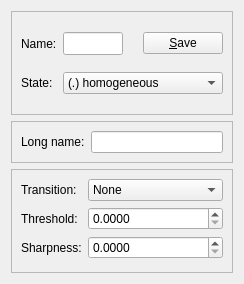
<?xml version="1.0" encoding="UTF-8"?>
<ui version="4.0">
 <class>cpdWindow</class>
 <widget class="QWidget" name="cpdWindow">
  <property name="windowModality">
   <enum>Qt::NonModal</enum>
  </property>
  <property name="geometry">
   <rect>
    <x>0</x>
    <y>0</y>
    <width>244</width>
    <height>284</height>
   </rect>
  </property>
  <property name="sizePolicy">
   <sizepolicy hsizetype="Preferred" vsizetype="Preferred">
    <horstretch>0</horstretch>
    <verstretch>0</verstretch>
   </sizepolicy>
  </property>
  <property name="minimumSize">
   <size>
    <width>244</width>
    <height>284</height>
   </size>
  </property>
  <property name="maximumSize">
   <size>
    <width>414</width>
    <height>284</height>
   </size>
  </property>
  <property name="windowTitle">
   <string>Frame</string>
  </property>
  <layout class="QGridLayout" name="gridLayout">
   <item row="0" column="0" colspan="2">
    <widget class="QFrame" name="frame">
     <property name="sizePolicy">
      <sizepolicy hsizetype="Preferred" vsizetype="Expanding">
       <horstretch>0</horstretch>
       <verstretch>0</verstretch>
      </sizepolicy>
     </property>
     <property name="frameShape">
      <enum>QFrame::StyledPanel</enum>
     </property>
     <property name="frameShadow">
      <enum>QFrame::Raised</enum>
     </property>
     <layout class="QGridLayout" name="gridLayout_2">
      <property name="margin">
       <number>9</number>
      </property>
      <item row="0" column="0">
       <widget class="QLabel" name="label">
        <property name="sizePolicy">
         <sizepolicy hsizetype="Maximum" vsizetype="Preferred">
          <horstretch>0</horstretch>
          <verstretch>0</verstretch>
         </sizepolicy>
        </property>
        <property name="text">
         <string>Name:</string>
        </property>
       </widget>
      </item>
      <item row="0" column="1">
       <widget class="QLineEdit" name="txtShortName">
        <property name="sizePolicy">
         <sizepolicy hsizetype="MinimumExpanding" vsizetype="Fixed">
          <horstretch>0</horstretch>
          <verstretch>0</verstretch>
         </sizepolicy>
        </property>
        <property name="maximumSize">
         <size>
          <width>60</width>
          <height>16777215</height>
         </size>
        </property>
        <property name="font">
         <font>
          <pointsize>10</pointsize>
         </font>
        </property>
        <property name="text">
         <string/>
        </property>
        <property name="maxLength">
         <number>6</number>
        </property>
       </widget>
      </item>
      <item row="1" column="0">
       <widget class="QLabel" name="label_2">
        <property name="sizePolicy">
         <sizepolicy hsizetype="Maximum" vsizetype="Preferred">
          <horstretch>0</horstretch>
          <verstretch>0</verstretch>
         </sizepolicy>
        </property>
        <property name="text">
         <string>State:</string>
        </property>
       </widget>
      </item>
      <item row="1" column="1" colspan="3">
       <widget class="QComboBox" name="comboState">
        <property name="currentIndex">
         <number>0</number>
        </property>
        <item>
         <property name="text">
          <string>(.) homogeneous</string>
         </property>
        </item>
        <item>
         <property name="text">
          <string>(*) heterogeneous</string>
         </property>
        </item>
        <item>
         <property name="text">
          <string>(aq) aqueous</string>
         </property>
        </item>
        <item>
         <property name="text">
          <string>(s) solid hetero</string>
         </property>
        </item>
        <item>
         <property name="text">
          <string>(l) liquid hetero</string>
         </property>
        </item>
        <item>
         <property name="text">
          <string>(g) gas homo</string>
         </property>
        </item>
       </widget>
      </item>
      <item row="0" column="3">
       <widget class="QPushButton" name="pushValidate">
        <property name="text">
         <string>&amp;Save</string>
        </property>
       </widget>
      </item>
      <item row="0" column="2">
       <spacer name="horizontalSpacer">
        <property name="orientation">
         <enum>Qt::Horizontal</enum>
        </property>
        <property name="sizeType">
         <enum>QSizePolicy::Expanding</enum>
        </property>
        <property name="sizeHint" stdset="0">
         <size>
          <width>0</width>
          <height>0</height>
         </size>
        </property>
       </spacer>
      </item>
     </layout>
    </widget>
   </item>
   <item row="1" column="0" colspan="2">
    <widget class="QFrame" name="frm1">
     <property name="frameShape">
      <enum>QFrame::StyledPanel</enum>
     </property>
     <property name="frameShadow">
      <enum>QFrame::Raised</enum>
     </property>
     <layout class="QFormLayout" name="formLayout_2">
      <property name="fieldGrowthPolicy">
       <enum>QFormLayout::AllNonFixedFieldsGrow</enum>
      </property>
      <item row="0" column="0">
       <widget class="QLabel" name="label_4">
        <property name="text">
         <string>Long name:</string>
        </property>
       </widget>
      </item>
      <item row="0" column="1">
       <widget class="QLineEdit" name="txtLongName"/>
      </item>
     </layout>
    </widget>
   </item>
   <item row="2" column="0" colspan="2">
    <widget class="QFrame" name="frm2">
     <property name="sizePolicy">
      <sizepolicy hsizetype="Expanding" vsizetype="Expanding">
       <horstretch>0</horstretch>
       <verstretch>0</verstretch>
      </sizepolicy>
     </property>
     <property name="frameShape">
      <enum>QFrame::StyledPanel</enum>
     </property>
     <property name="frameShadow">
      <enum>QFrame::Raised</enum>
     </property>
     <layout class="QFormLayout" name="formLayout">
      <property name="fieldGrowthPolicy">
       <enum>QFormLayout::AllNonFixedFieldsGrow</enum>
      </property>
      <item row="2" column="0">
       <widget class="QLabel" name="lblThresh">
        <property name="text">
         <string>Threshold:</string>
        </property>
       </widget>
      </item>
      <item row="2" column="1">
       <widget class="QDoubleSpinBox" name="spinThresh">
        <property name="sizePolicy">
         <sizepolicy hsizetype="Minimum" vsizetype="Minimum">
          <horstretch>0</horstretch>
          <verstretch>0</verstretch>
         </sizepolicy>
        </property>
        <property name="decimals">
         <number>4</number>
        </property>
        <property name="singleStep">
         <double>0.000100000000000</double>
        </property>
       </widget>
      </item>
      <item row="3" column="0">
       <widget class="QLabel" name="lblSharp">
        <property name="text">
         <string>Sharpness:</string>
        </property>
       </widget>
      </item>
      <item row="3" column="1">
       <widget class="QDoubleSpinBox" name="spinSharp">
        <property name="sizePolicy">
         <sizepolicy hsizetype="Minimum" vsizetype="Minimum">
          <horstretch>0</horstretch>
          <verstretch>0</verstretch>
         </sizepolicy>
        </property>
        <property name="decimals">
         <number>4</number>
        </property>
        <property name="maximum">
         <double>10.000000000000000</double>
        </property>
        <property name="singleStep">
         <double>0.000100000000000</double>
        </property>
       </widget>
      </item>
      <item row="1" column="0">
       <widget class="QLabel" name="lblTrans">
        <property name="text">
         <string>Transition:</string>
        </property>
       </widget>
      </item>
      <item row="1" column="1">
       <widget class="QComboBox" name="comboTrans">
        <property name="sizePolicy">
         <sizepolicy hsizetype="Preferred" vsizetype="Minimum">
          <horstretch>0</horstretch>
          <verstretch>0</verstretch>
         </sizepolicy>
        </property>
        <item>
         <property name="text">
          <string>None</string>
         </property>
        </item>
        <item>
         <property name="text">
          <string>Linear</string>
         </property>
        </item>
        <item>
         <property name="text">
          <string>Arctangent</string>
         </property>
        </item>
       </widget>
      </item>
     </layout>
    </widget>
   </item>
  </layout>
 </widget>
 <tabstops>
  <tabstop>txtShortName</tabstop>
  <tabstop>comboState</tabstop>
  <tabstop>pushValidate</tabstop>
  <tabstop>txtLongName</tabstop>
  <tabstop>comboTrans</tabstop>
  <tabstop>spinThresh</tabstop>
  <tabstop>spinSharp</tabstop>
 </tabstops>
 <resources/>
 <connections/>
</ui>
